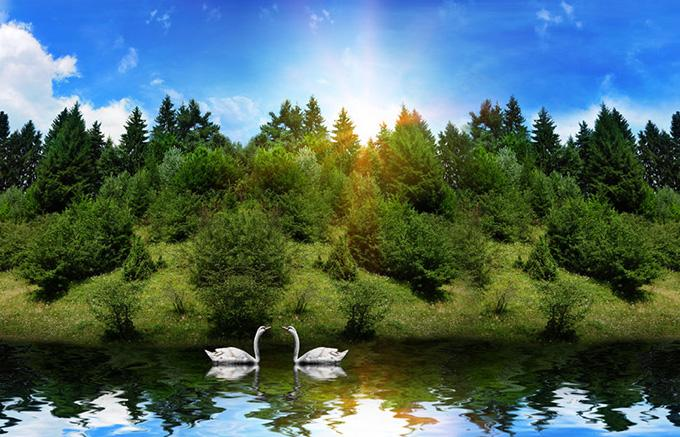
#> input picture myimages/4.jpg, 680 x 437 px
$ python demo04.py
#> lines starting #> are read from the running program, lines starting #| are printed output that depends on the picture
#> further down, image is the input picture: PIL image 680x437 RGB; mean R, G, B 80.1, 105.6, 98.2

import random
import matplotlib.pyplot as plt
from PIL import Image


'''使用PIL 进行图像通道变换'''
def change_channels(img):
    '''改变图像通道数'''
    # 读取原来图像的通道
    r,g,b = img.split()
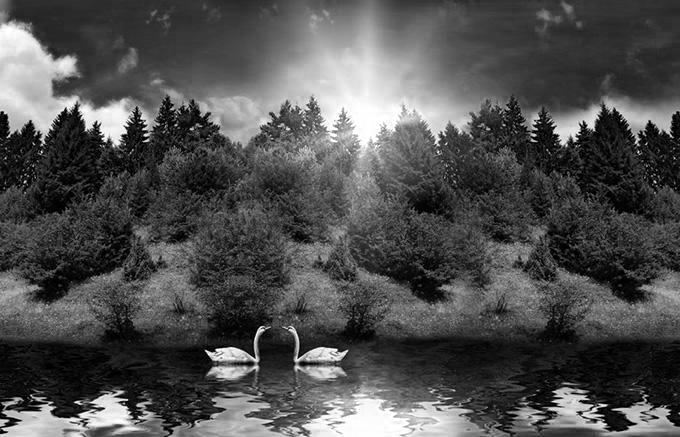
#> r: PIL image 680x437 L; min 0, max 255, mean 80.1
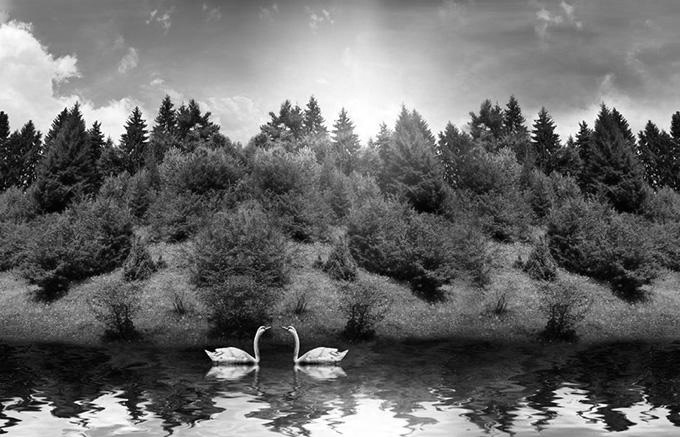
#> g: PIL image 680x437 L; min 0, max 255, mean 105.6
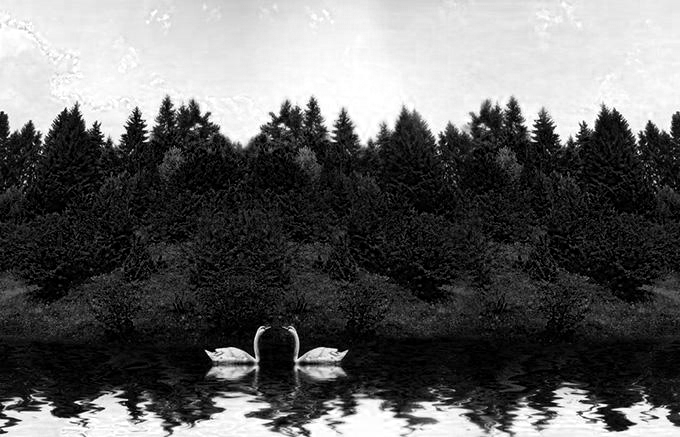
#> b: PIL image 680x437 L; min 0, max 255, mean 98.2
    channel_list = [r,g,b]
    # 随机打乱顺序后
    random.shuffle(channel_list)
    # 进行通道合并
    new_image = Image.merge('RGB',tuple(channel_list))
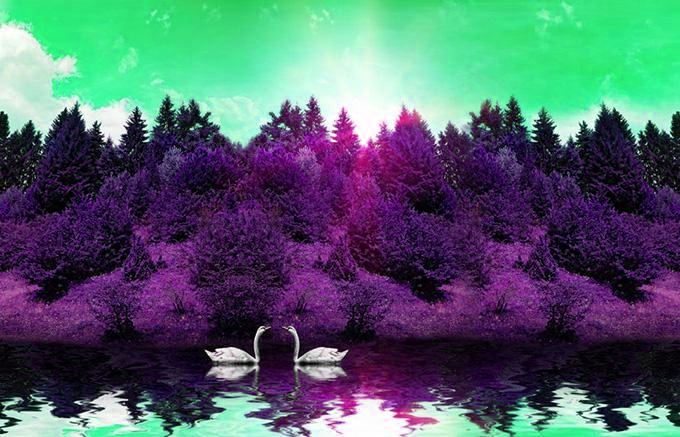
#> new_image: PIL image 680x437 RGB; mean R, G, B 80.1, 98.2, 105.6
    return new_image


if __name__ == '__main__':
    image = Image.open('../myimages/4.jpg')
    new_image = change_channels(image)
    new_image.save('new4.jpg')


    # 也可以在窗口查看效果
    plt.subplot(121), plt.imshow(image), plt.title('Input')
    plt.subplot(122), plt.imshow(new_image), plt.title('Output')
    plt.show()


    '''
      使用PIL进行通道分离和合并
      # openCV格式转换为PIL.Image
      pil_image = Image.fromarray(cv2.cvtColor(img, cv2.COLOR_BGR2RGB))
      r,g,b = pil_image.split()
      channel_list = [r,g,b]
      # 随机打乱顺序后
      random.shuffle(channel_list)
      # 进行通道合并
      new_pil_image = Image.merge('RGB',tuple(channel_list))
      new_image = cv2.cvtColor(np.asarray(new_pil_image), cv2.COLOR_RGB2BGR)
      # PIL.Image 格式转换为openCV
      '''

$ run again, with myimages/2.jpg copied over myimages/4.jpg
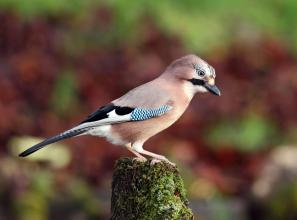
#> input picture myimages/2.jpg, 297 x 220 px
#> image is the input picture: PIL image 297x220 RGB; mean R, G, B 101.3, 81.8, 61.1
#> in change_channels, `r,g,b = img.split()`:
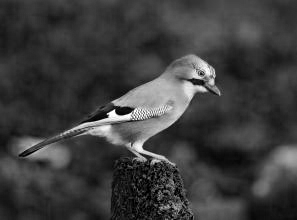
#> b: PIL image 297x220 L; min 0, max 255, mean 61.1
#> in change_channels, `new_image = Image.merge('RGB',tuple(channel_list))`:
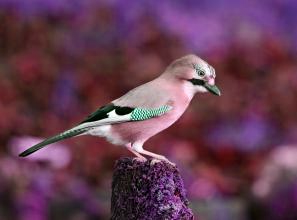
#> new_image: PIL image 297x220 RGB; mean R, G, B 101.3, 61.1, 81.8

$ run again, with myimages/3.jpg copied over myimages/4.jpg
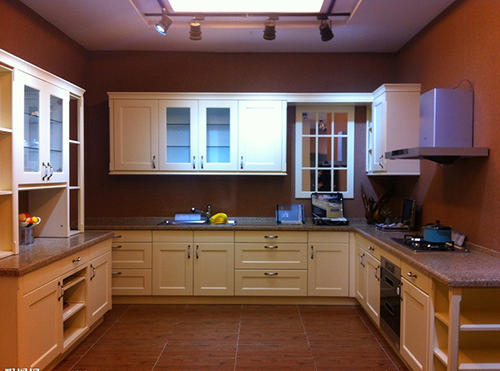
#> input picture myimages/3.jpg, 500 x 371 px
#> image is the input picture: PIL image 500x371 RGB; mean R, G, B 116.9, 86.6, 76.4
#> in change_channels, `r,g,b = img.split()`:
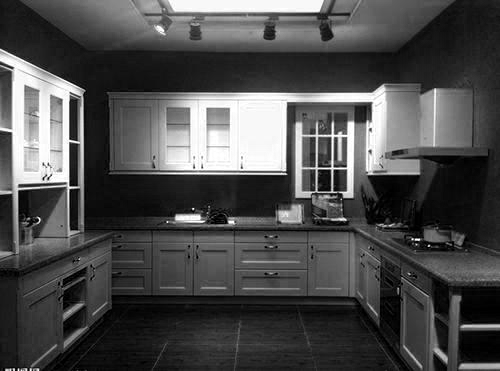
#> b: PIL image 500x371 L; min 0, max 255, mean 76.4
#> in change_channels, `new_image = Image.merge('RGB',tuple(channel_list))`:
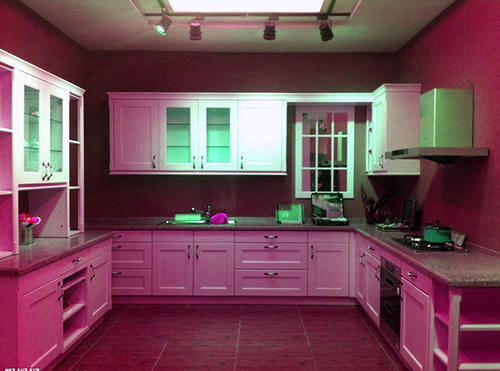
#> new_image: PIL image 500x371 RGB; mean R, G, B 116.9, 76.4, 86.6
